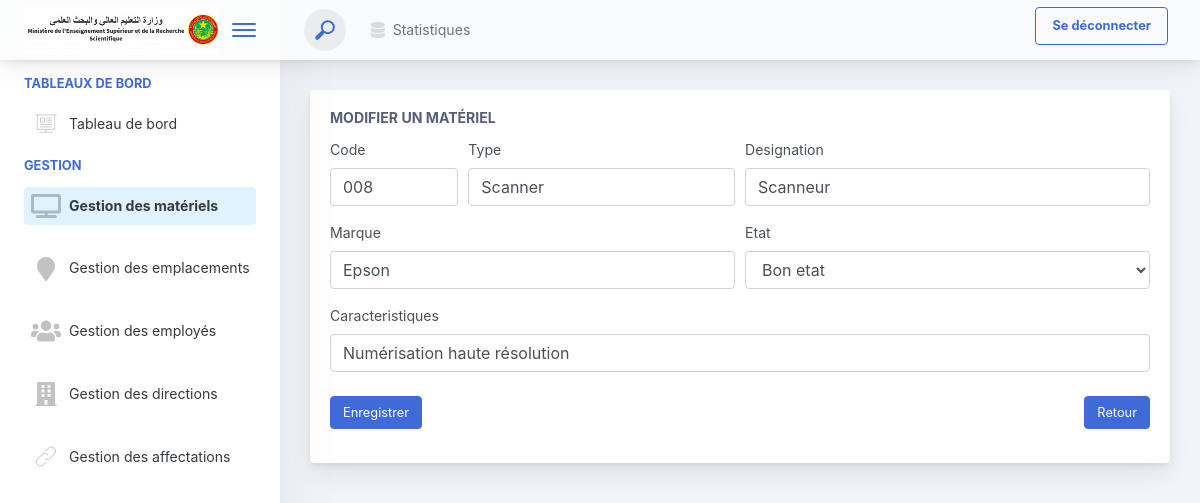
Page /edit_materiel/15 on the committed database.
### accounts/models.py (models this page shows, shortened)
class Materiel(models.Model):
    code = models.CharField(max_length=50, unique=True)
    type = models.CharField(max_length=100)
    designation = models.CharField(max_length=200)
    marque = models.CharField(max_length=100)
    caracteristique = models.TextField()
    etat = models.CharField(max_length=50)

### GestionVentes/views.py (the view)
# urls.py: path('edit_materiel/<int:id>', views.edit_materiel,name="edit_materiel"),
def edit_materiel(request, id):
    materiel = Materiel.objects.get(id=id)
    return render(request,'materiels/edit.html',{'materiel':materiel,"navbar":'materiel'})

### GestionVentes/templates/materiels/edit.html (shortened to what this page needs)
{% extends 'navbar.html' %}
{% block content %}
                    <div class="app-main__inner">
                        <div class="tab-content">
                            <div class="tab-pane tabs-animation fade show active" id="tab-content-0" role="tabpanel">
                                <div class="main-card mb-3 card">
                                    <div class="card-body"><h5 class="card-title">Modifier un matériel</h5>
                                    <form method="post" action="/update_materiel/{{materiel.id}}">
                                            <div class="form-row">
                                                <div class="col-md-2">
                                                    <div class="position-relative form-group"><label  class="">Code</label><input name="code"  type="text" class="form-control" value="{{materiel.code}}"></div>
                                                </div>
                                                <div class="col-md-4">
                                                    <div class="position-relative form-group"><label  class="">Type</label><input name="type"  type="text" class="form-control" value="{{materiel.type}}"></div>
                                                </div>
                                                <div class="col-md-6">
                                                    <div class="position-relative form-group"><label  class="">Designation</label><input name="designation"  type="text" class="form-control" value="{{materiel.designation}}"></div>
                                                </div>
                                            </div>
                                            <div class="form-row">
                                                <div class="col-md-6">
                                                    <div class="position-relative form-group"><label  class="">Marque</label><input name="marque"  type="text" class="form-control" value="{{materiel.marque}}"></div>
                                                </div>
                                                <div class="col-md-6">
                                                    <div class="position-relative form-group"><label  class="">Etat</label>
                                                    <select class="form-control" name="etat" required>
                                                        <option value="{{materiel.etat}}">{{materiel.etat}}</option>
                                                    </select>
                                                    </div>
                                                </div>
                                            </div>
                                            <div class="form-row">
                                                <div class="col-md-12">
                                                    <div class="position-relative form-group"><label  class="">Caracteristiques</label><input name="caracteristique" id="exampleText" class="form-control"  value="{{materiel.caracteristique}} ">
                                                </div>
                                            </div>
                                            </div>
                                            <div style="display: flex ; justify-content: space-between ; ">
                                            <button class="mt-2 btn btn-primary">Enregistrer</button>
                                            <a href="{% url 'materiel' %}"class="mt-2 btn btn-primary">
                                                Retour
                                            </a>
                                            </div>
                                        </form>
                                    </div>
                                </div>
                            </div>
                        </div>
                    </div>
{% endblock %}

### rows in the picture
Materiel: code "008", type "Scanner", designation "Scanneur", marque "Epson", etat "Bon etat", caracteristique "Numérisation haute résolution"
